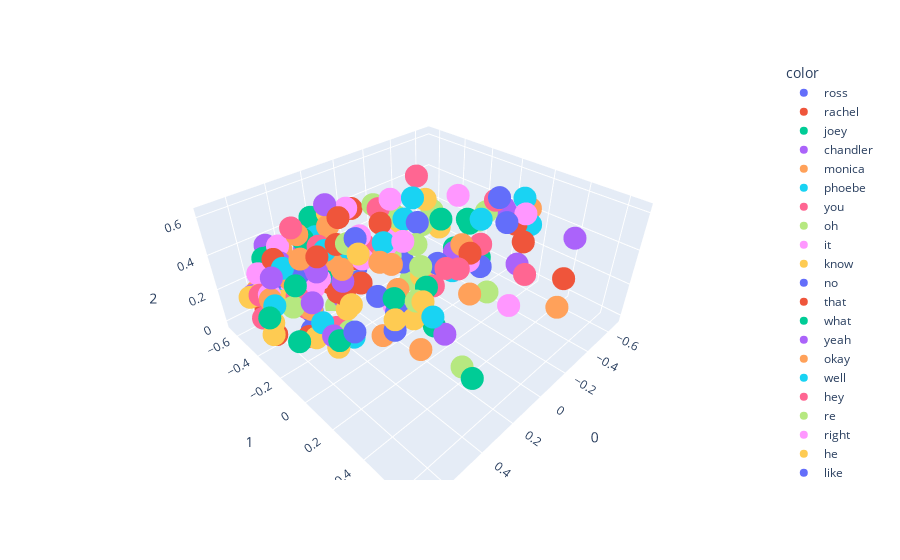

The cell this chart's notebook holds for it:
### Code cell
import plotly.express as px
fig = px.scatter_3d(X[:200],x=0,y=1,z=2, color=y[:200])
fig.show()
